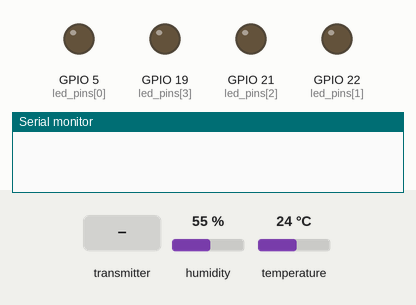
This program was run on a simulated ESP32. Shown: output pins drawn as LEDs (lit = HIGH), the last lines printed to the serial monitor. Inputs (shaded band) come from the test bench; at power-on: humidity 55 %, temperature 24 °C.

Above: at 1.2 s.
1.3 s: the transmitter starts sending switch_states.1 = 1
At 1.8 s:
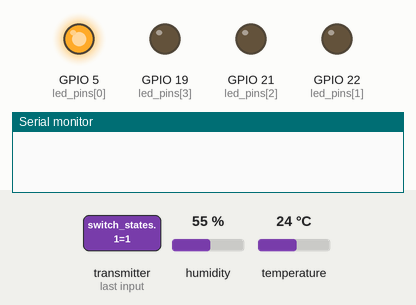
2.8 s: the transmitter starts sending switch_states.2 = 1
At 4.0 s:
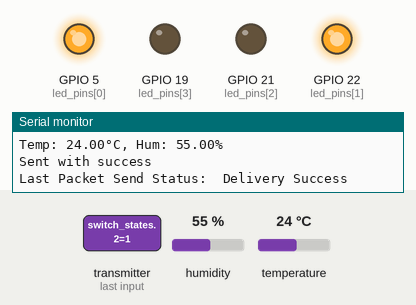
4.3 s: the transmitter starts sending switch_states.3 = 1
At 5.3 s:
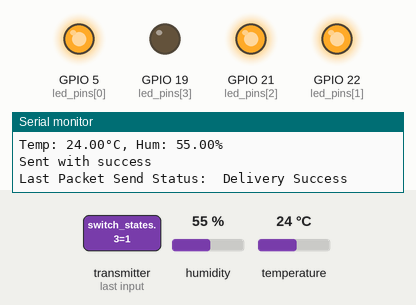
5.8 s: the transmitter starts sending switch_states.4 = 1
At 6.4 s:
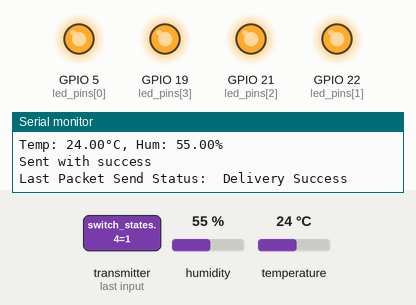
7.3 s: the transmitter starts sending switch_states.1 = 0
At 8.5 s:
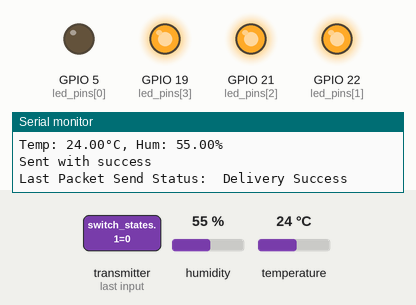
8.8 s: the transmitter starts sending switch_states.2 = 0
At 9.9 s:
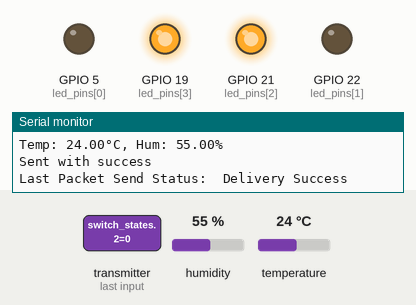
Timing chart, 0 to 11.3 s (numbered marks = the images above; inputs shaded):
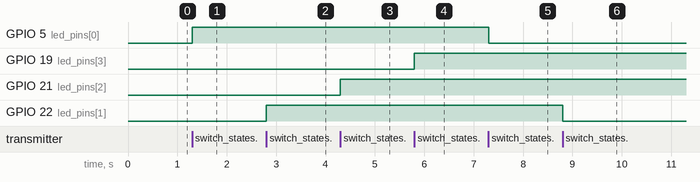

Measured:
- after the input at 1.3 s, GPIO 5 (led_pins[0]): LOW → HIGH at once
- after the input at 2.8 s, GPIO 22 (led_pins[1]): LOW → HIGH at once
- after the input at 4.3 s, GPIO 21 (led_pins[2]): LOW → HIGH at once
- after the input at 5.8 s, GPIO 19 (led_pins[3]): LOW → HIGH at once
- after the input at 7.3 s, GPIO 5 (led_pins[0]): HIGH → LOW at once
- after the input at 8.8 s, GPIO 22 (led_pins[1]): HIGH → LOW at once

The program:

main.cpp
```cpp
#include <esp_now.h>
#include <WiFi.h>
#include <Adafruit_Sensor.h>
#include <DHT.h>

#define NUM_LED  4
int led_pins[NUM_LED] = {5,22,21,19};  /** LED OR RELAY GPIO **/

/** Set your Board ID (ESP32 Sender #1 = BOARD_ID 1, ESP32 Sender #2 = BOARD_ID 2, etc) **/
#define BOARD_ID 1
//#define BOARD_ID 2
/** MAC Address of the receiver => Master**/
uint8_t MasterAddress[] = {0xD4, 0x8A, 0xFC, 0xC8, 0xE7, 0x64};

/** Digital pin connected to the DHT sensor **/
#define DHTPIN 23

/** Type of sensor in use: **/
#define DHTTYPE    DHT22
DHT dht(DHTPIN, DHTTYPE);

typedef struct sw_state {
  bool switch_states[5];  /** Create switch state **/
} sw_state;

sw_state ledData;

/** Create Struct for Sensor **/
typedef struct sensor {
    int id;
    float temp;
    float hum;
    int readingId;
} sensor;

sensor DHTsensor;

unsigned long previousMillis = 0;   /** Stores last time temperature was published **/
const long interval = 2000;        /** Interval at which to publish sensor readings **/

unsigned int readingId = 0;

/** Read temperature and humidity **/
void readTempHumi(sensor &DHTdata) { /** Transmit the sensor &DHTdata by reference (&), which means DHTdata is essentially the same as DHTsensor.
  If there are any changes to DHTdata, DHTsensor will change accordingly.**/
  DHTdata.temp = dht.readTemperature();
  DHTdata.hum = dht.readHumidity();

  if (isnan(DHTdata.temp) || isnan(DHTdata.hum)) {
      Serial.println("Failed to read from DHT sensor!");
      DHTdata.temp = 0;
      DHTdata.hum = 0;
  } else {
      Serial.println("Temp: " + String(DHTdata.temp) + "°C, Hum: " + String(DHTdata.hum) + "%");
  }
}

/** callback when data is recv from Master **/
void onDataRecv(const uint8_t *mac_addr, const uint8_t *incomingData, int len) {

    memcpy(&ledData, incomingData, sizeof(ledData));

    // Serial.println("Data received!");
    // Serial.print("Switch states: ");
    // Serial.print(ledData.switch_states[0]);
    // Serial.print(", ");
    // Serial.print(ledData.switch_states[1]);
    // Serial.print(", ");
    // Serial.println(ledData.switch_states[2]);

    digitalWrite(led_pins[0], ledData.switch_states[1] ? HIGH : LOW);  // LED 1
    digitalWrite(led_pins[1], ledData.switch_states[2] ? HIGH : LOW);  // LED 2
    digitalWrite(led_pins[2], ledData.switch_states[3] ? HIGH : LOW);  // LED 3
    digitalWrite(led_pins[3], ledData.switch_states[4] ? HIGH : LOW);  // LED 4
}
/** Callback when data is sent to master **/
void OnDataSent(const uint8_t *mac_addr, esp_now_send_status_t status) {

  Serial.print("\r\nLast Packet Send Status:\t");
  Serial.println(status == ESP_NOW_SEND_SUCCESS ? "Delivery Success" : "Delivery Fail");


}

void setup() {

  Serial.begin(115200);
  dht.begin();

  /** Set OUTPUT pin **/
  for (int i = 0; i < NUM_LED; i++) pinMode(led_pins[i], OUTPUT);

  WiFi.mode(WIFI_STA);
  //WiFi.softAP("RX_1", "RX_1_Password", CHANNEL, 0);
  //Init ESP-NOW
  if (esp_now_init() != ESP_OK) {
    Serial.println("Error initializing ESP-NOW");
    return;
  }

  /** Once ESPNow is successfully Init, we will register for Send CB to **/
  /** Get the status of Trasnmitted packet **/
  esp_now_register_send_cb(OnDataSent);

  /** Register peer master **/
  esp_now_peer_info_t master;
  memset(&master, 0, sizeof(master));
  memcpy(master.peer_addr, MasterAddress, 6); /** Master and slave must be run on the same channel. I choose channel 6 **/
  master.channel = 0;
  master.encrypt = false;

  /** Add peer  **/
  if (esp_now_add_peer(&master) != ESP_OK){
    Serial.println("Failed to add peer");
    return;
  }

  esp_now_init();

  esp_now_register_recv_cb(onDataRecv);
}

void loop() {

  unsigned long currentMillis = millis();
  if (currentMillis - previousMillis >= interval) {
    /**  Save the last time a new reading was published **/
    previousMillis = currentMillis;
    /** Set values to send **/
    DHTsensor.id = BOARD_ID;
    readTempHumi(DHTsensor);
    DHTsensor.readingId = readingId++;

    /** Send message via ESP-NOW **/
    esp_err_t result = esp_now_send(MasterAddress, (uint8_t *) &DHTsensor, sizeof(DHTsensor));
    if (result == ESP_OK) {
      Serial.println("Sent with success");
    }
    else {
      Serial.println("Error sending the data");
    }
  }
}
```
